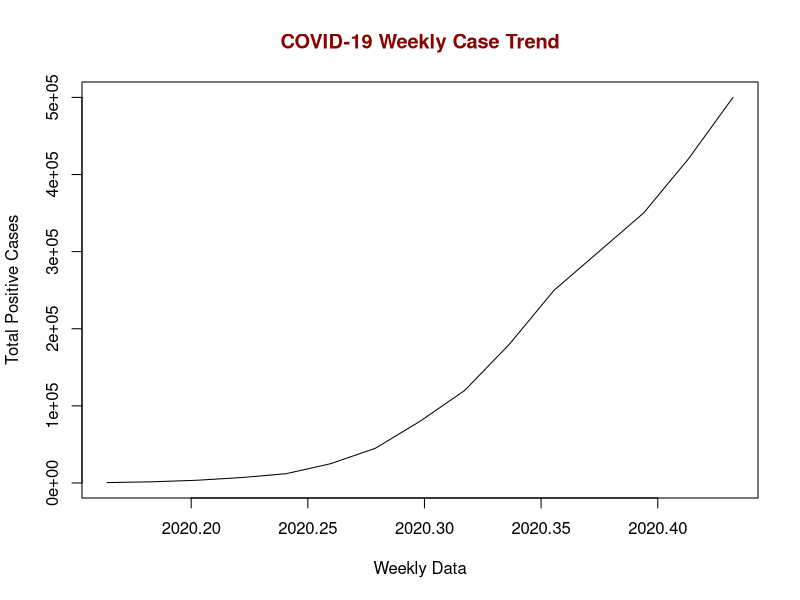

Write the R code that produced this figure.
# Load required library
install.packages("lubridate")  # Only needed if not already installed
library(lubridate)

# Sample weekly data (you can replace this with real dataset)
cases <- c(500, 1500, 3500, 7000, 12000, 25000, 45000, 80000, 
           120000, 180000, 250000, 300000, 350000, 420000, 500000)

# Set the start date of the data
start_date <- ymd("2020-03-01")

# Create the time series object (weekly frequency)
covid_ts <- ts(cases, 
               start = decimal_date(start_date), 
               frequency = 365.25 / 7)

# Plot the graph (directly shown in RStudio or R GUI)
plot(covid_ts, 
     xlab = "Weekly Data", 
     ylab = "Total Positive Cases",
     main = "COVID-19 Weekly Case Trend", 
     col.main = "darkred")
